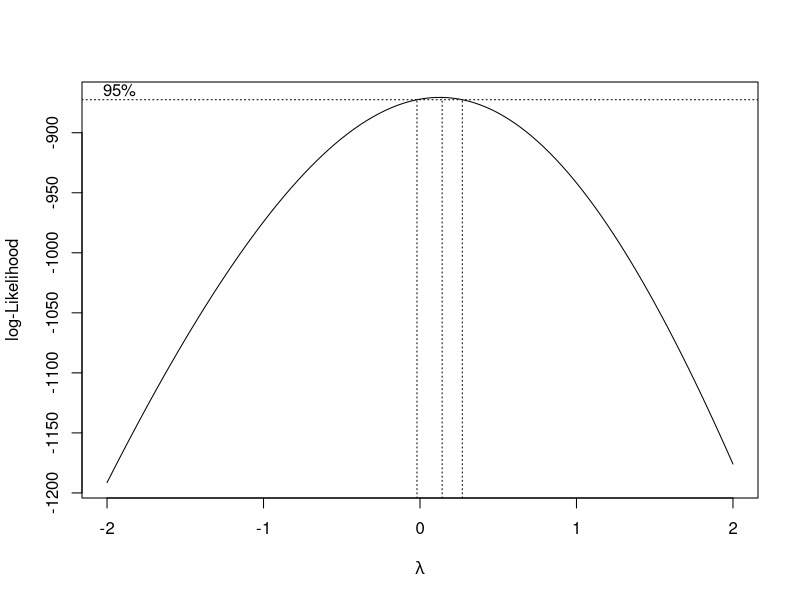
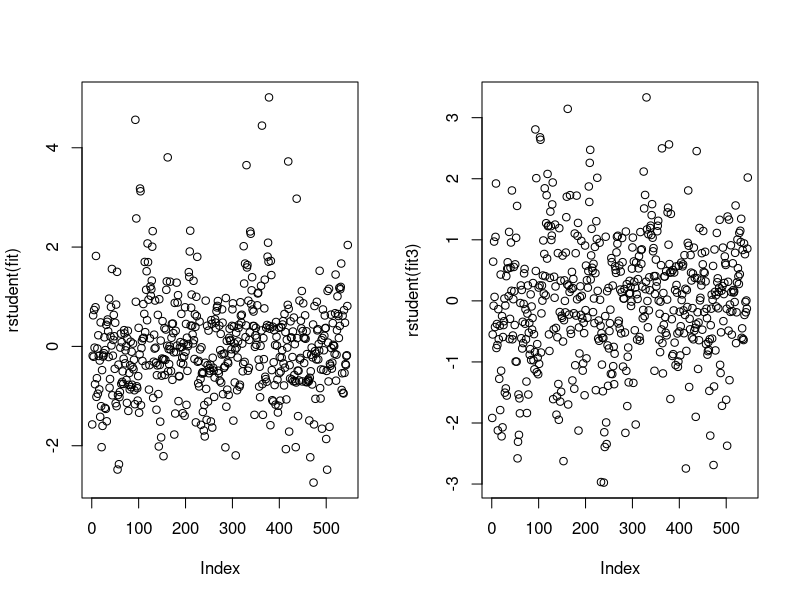
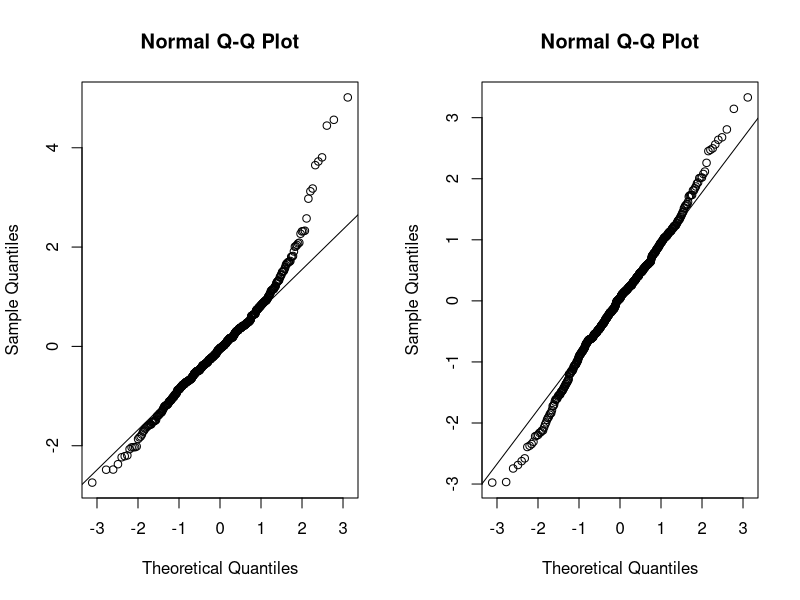

Recreate these plots in R, in order.
## ---- chunk 1
library(AER)
data(HousePrices)
fit = lm(price ~ ., data = HousePrices)
#summary(fit)

library(MASS)
fit2 = boxcox(fit, xlab=expression(lambda))
fit2 = data.frame(fit2)

library(car)
alphahat = fit2[which.max(fit2$y),]$x

alphahat

fit3 = lm(bcPower(price, alphahat) ~ ., data = HousePrices)
#summary(fit3)
#AIC(fit)
#AIC(fit3)
#
#
#
## ---- chunk 2
par(mfrow=c(1,2))
plot(rstudent(fit))
plot(rstudent(fit3))

qqnorm(rstudent(fit))
qqline(rstudent(fit))
qqnorm(rstudent(fit3))
qqline(rstudent(fit3))
